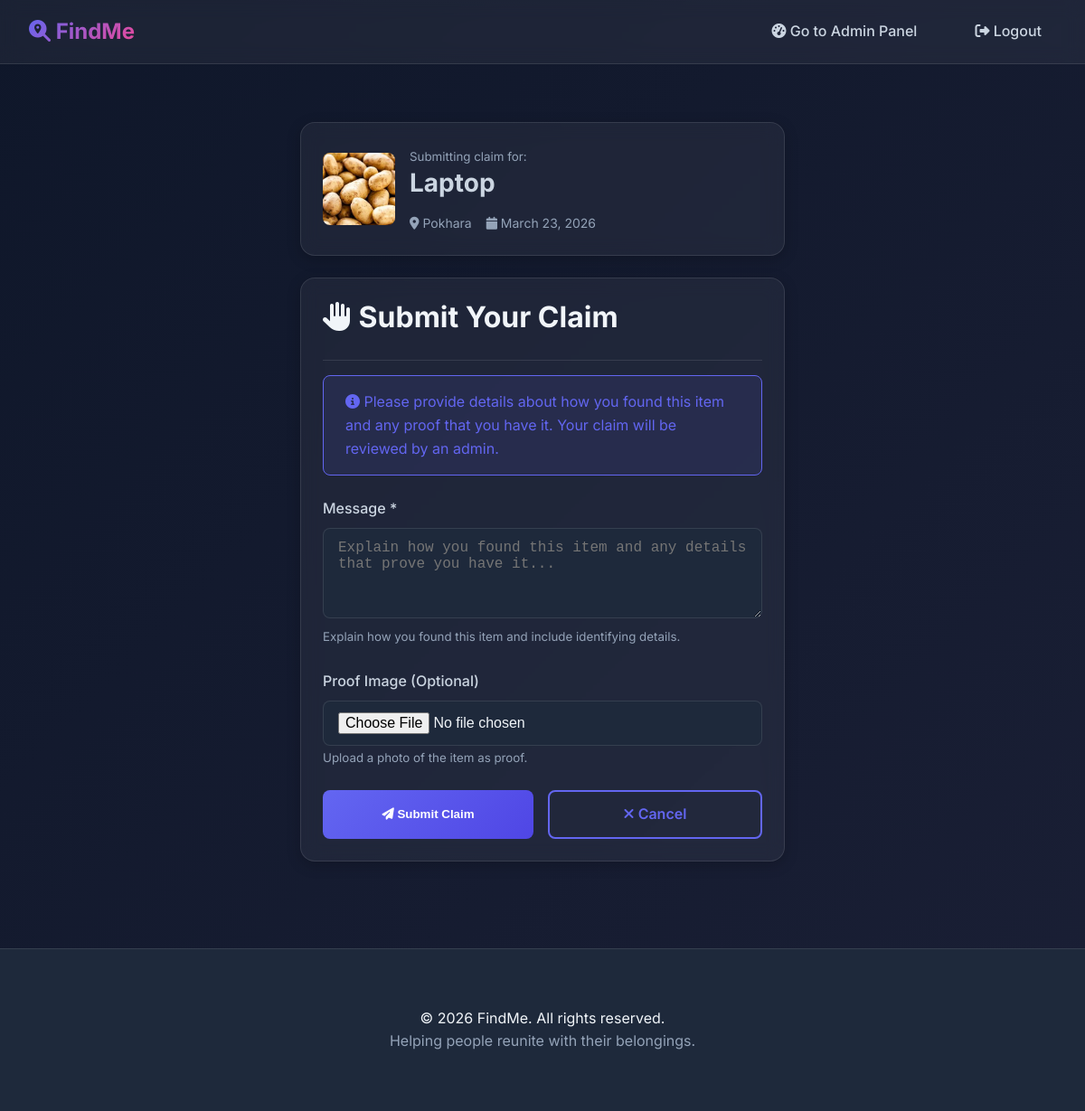
Page /items/2/claim/ (signed in) on the committed database.
### items/models.py (models this page shows, shortened)
class Item(models.Model):
    ITEM_TYPE_CHOICES = (
        ('lost', 'Lost Item'),
        ('found', 'Found Item'),
    )
    STATUS_CHOICES = (
        ('active', 'Active'),
        ('claimed', 'Claimed'),
        ('resolved', 'Resolved'),
        ('closed', 'Closed'),
    )
    user = models.ForeignKey(User, on_delete=models.CASCADE, related_name='items')
    item_type = models.CharField(max_length=10, choices=ITEM_TYPE_CHOICES)
    category = models.ForeignKey(Category, on_delete=models.SET_NULL, null=True, related_name='items')
    title = models.CharField(max_length=200)
    description = models.TextField()
    location = models.CharField(max_length=255, help_text="Location where item was lost/found")
    landmark = models.CharField(max_length=255, blank=True, help_text="Nearby landmark")
    date_lost_found = models.DateField(help_text="Date when item was lost or found")
    reward_points = models.IntegerField(default=0, validators=[MinValueValidator(0)],
                                       help_text="Points offered as reward (for lost items)")
    status = models.CharField(max_length=10, choices=STATUS_CHOICES, default='active')
    views_count = models.IntegerField(default=0)
    is_approved = models.BooleanField(default=True)  # Admin can moderate
    created_at = models.DateTimeField(auto_now_add=True)
    updated_at = models.DateTimeField(auto_now=True)
    class Meta:
        db_table = 'items'
        ordering = ['-created_at']
        indexes = [
            models.Index(fields=['item_type', 'status']),
            models.Index(fields=['category', 'location']),
        ]

class ItemImage(models.Model):
    item = models.ForeignKey(Item, on_delete=models.CASCADE, related_name='images')
    image = models.ImageField(
        upload_to='item_images/',
        validators=[FileExtensionValidator(allowed_extensions=['jpg', 'jpeg', 'png'])]
    )
    caption = models.CharField(max_length=200, blank=True)
    is_primary = models.BooleanField(default=False)
    uploaded_at = models.DateTimeField(auto_now_add=True)
    class Meta:
        db_table = 'item_images'
        ordering = ['-is_primary', 'uploaded_at']

### items/views.py (the view)
# urls.py: path('<int:pk>/claim/', views.submit_claim, name='submit_claim'),
@login_required
def submit_claim(request, pk):
    item = get_object_or_404(Item, pk=pk, item_type='lost', status='active')
    existing_claim = Claim.objects.filter(item=item, claimant=request.user).first()
    if existing_claim:
        messages.warning(request, 'You have already submitted a claim for this item.')
        return redirect('items:item_detail', pk=item.pk)
    if item.user == request.user:
        messages.error(request, 'You cannot claim your own item.')
        return redirect('items:item_detail', pk=item.pk)
    if request.method == 'POST':
        form = ClaimForm(request.POST, request.FILES)
        if form.is_valid():
            claim = form.save(commit=False)
            claim.item = item
            claim.claimant = request.user
            claim.save()
            Notification.objects.create(
                user=item.user,
                notification_type='claim',
                title='New Claim Submitted',
                message=f'{request.user.username} has submitted a claim for your lost item "{item.title}".',
                link=f'/items/{item.pk}/'
            )
            messages.success(request, 'Claim submitted successfully! Waiting for admin approval.')
            return redirect('items:item_detail', pk=item.pk)
    else:
        form = ClaimForm()
    context = {
        'form': form,
        'item': item,
    }
    return render(request, 'items/submit_claim.html', context)

### items/forms.py
class ClaimForm(forms.ModelForm):
    class Meta:
        model = Claim
        fields = ['message', 'proof_image']
        widgets = {
            'message': forms.Textarea(attrs={
                'rows': 4,
                'placeholder': 'Explain how you found this item and any details that prove you have it...'
            }),
        }

### templates/items/submit_claim.html (shortened to what this page needs)
{% extends 'base.html' %}
{% load widget_tweaks %}
{% block content %}
<div class="container" style="max-width: 600px; margin-top: 2rem;">
    <div class="card mb-3">
        <div class="card-body">
            <div style="display: flex; gap: 1rem; align-items: center;">
                {% if item.images.first %}
                <img src="{{ item.images.first.image.url }}" alt="{{ item.title }}"
                    style="width: 80px; height: 80px; object-fit: cover; border-radius: 0.5rem;">
                {% else %}
                <div style="width: 80px; height: 80px; border-radius: 0.5rem; background: var(--glass-bg); display: flex; align-items: center; justify-content: center;">
                    <i class="fas fa-image" style="font-size: 1.5rem; opacity: 0.3;"></i>
                </div>
                {% endif %}
                <div>
                    <small class="text-muted">Submitting claim for:</small>
                    <h3 style="margin-bottom: 0.25rem;">{{ item.title }}</h3>
                    <div class="item-card-meta">
                        <span><i class="fas fa-map-marker-alt"></i> {{ item.location }}</span>
                        <span><i class="fas fa-calendar"></i> {{ item.date_lost_found }}</span>
                    </div>
                </div>
            </div>
        </div>
    </div>
    <div class="card">
        <div class="card-header">
            <h2><i class="fas fa-hand-paper"></i> Submit Your Claim</h2>
        </div>
        <div class="card-body">
            <div class="alert alert-info" style="margin-bottom: 1.5rem;">
                <i class="fas fa-info-circle"></i>
                Please provide details about how you found this item and any proof that you have it.
                Your claim will be reviewed by an admin.
            </div>
            <form method="post" enctype="multipart/form-data" data-validate>
                <div class="form-group">
                    <label class="form-label">Message *</label>
                    {{ form.message|add_class:"form-control" }}
                    <small class="text-muted">Explain how you found this item and include identifying details.</small>
                </div>
                <div class="form-group">
                    <label class="form-label">Proof Image (Optional)</label>
                    {{ form.proof_image|add_class:"form-control" }}
                    <small class="text-muted">Upload a photo of the item as proof.</small>
                </div>
                <div style="display: flex; gap: 1rem; margin-top: 1.5rem;">
                    <button type="submit" class="btn btn-primary" style="flex: 1;">
                        <i class="fas fa-paper-plane"></i> Submit Claim
                    </button>
                    <a href="{% url 'items:item_detail' item.pk %}" class="btn btn-outline" style="flex: 1;">
                        <i class="fas fa-times"></i> Cancel
                    </a>
                </div>
            </form>
        </div>
    </div>
</div>
{% endblock %}

### static/css/style.css (style rules this page uses)
:root { --primary: #6366f1; --primary-dark: #4f46e5; --primary-light: #818cf8; --secondary: #ec4899; --secondary-dark: #db2777; --accent: #14b8a6; --success: #10b981; --warning: #f59e0b; --danger: #ef4444; --bg-primary: #0f172a; --bg-secondary: #1e293b; --bg-tertiary: #334155; --text-primary: #f1f5f9; --text-secondary: #cbd5e1; --text-muted: #94a3b8; --glass-bg: rgba(255, 255, 255, 0.05); --glass-border: rgba(255, 255, 255, 0.1); --shadow-sm: 0 2px 8px rgba(0, 0, 0, 0.1); --shadow-md: 0 4px 16px rgba(0, 0, 0, 0.2); --shadow-lg: 0 8px 32px rgba(0, 0, 0, 0.3); --shadow-glow: 0 0 20px rgba(99, 102, 241, 0.3); }
* { margin: 0; padding: 0; box-sizing: border-box; }
body { font-family: 'Inter', -apple-system, BlinkMacSystemFont, 'Segoe UI', Roboto, sans-serif; background: linear-gradient(135deg, var(--bg-primary) 0%, #1a1f35 100%); color: var(--text-primary); line-height: 1.6; min-height: 100vh; }
h1, h2, h3, h4, h5, h6 { font-weight: 700; line-height: 1.2; margin-bottom: 1rem; }
h2 { font-size: 2rem; }
h3 { font-size: 1.75rem; }
a { color: var(--primary-light); text-decoration: none; transition: all 0.3s ease; }
.container { max-width: 1200px; margin: 0 auto; padding: 2rem; }
.card { background: var(--glass-bg); backdrop-filter: blur(10px); border: 1px solid var(--glass-border); border-radius: 1rem; padding: 1.5rem; box-shadow: var(--shadow-md); transition: all 0.3s ease; }
.card-header { font-size: 1.25rem; font-weight: 600; margin-bottom: 1rem; padding-bottom: 0.75rem; border-bottom: 1px solid var(--glass-border); }
.card-body { color: var(--text-secondary); }
.btn { display: inline-block; padding: 0.75rem 1.5rem; border-radius: 0.5rem; font-weight: 600; text-align: center; cursor: pointer; border: none; transition: all 0.3s ease; text-decoration: none; }
.btn-primary { background: linear-gradient(135deg, var(--primary), var(--primary-dark)); color: white; }
.btn-outline { background: transparent; border: 2px solid var(--primary); color: var(--primary); }
.form-group { margin-bottom: 1.5rem; }
.form-label { display: block; margin-bottom: 0.5rem; font-weight: 500; color: var(--text-secondary); }
.form-control { width: 100%; padding: 0.75rem 1rem; background: var(--bg-secondary); border: 1px solid var(--glass-border); border-radius: 0.5rem; color: var(--text-primary); font-size: 1rem; transition: all 0.3s ease; }
textarea.form-control { resize: vertical; min-height: 100px; }
.item-card-meta { display: flex; gap: 1rem; margin-top: 1rem; font-size: 0.875rem; color: var(--text-muted); }
.alert { padding: 1rem 1.5rem; border-radius: 0.5rem; margin-bottom: 1rem; }
.alert-info { background: rgba(99, 102, 241, 0.1); border: 1px solid var(--primary); color: var(--primary); }
.text-muted { color: var(--text-muted); }
.mb-3 { margin-bottom: 1.5rem; }

### rows in the picture
Item: images.first.image (picture), title "Laptop", location "Pokhara", date_lost_found "March 23, 2026"
